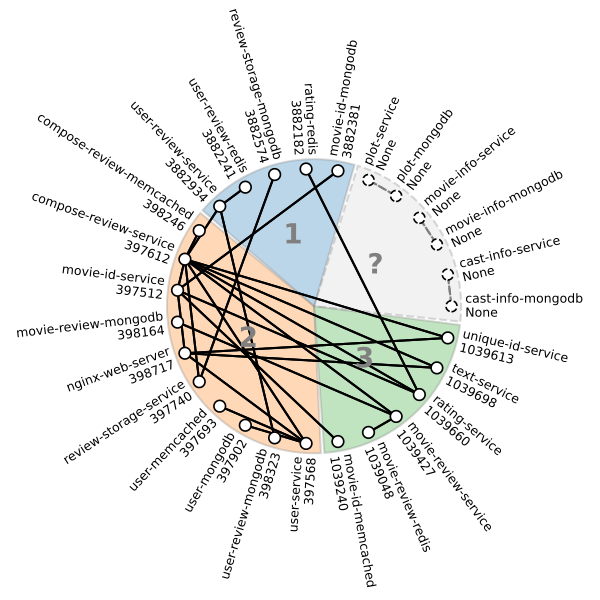

Source code (Python):
import os
import duckdb
import networkx as nx
import matplotlib.pyplot as plt
import numpy as np
import pandas as pd
from collections import defaultdict
from matplotlib.patches import Wedge
from pathlib import Path


machine_color = {
    1: "#1f77b4",
    2: "#ff7f0e",
    3: "#2ca02c",
    -1: "lightgray"
}

SERVICES = [
    'cast-info-mongodb',
    'cast-info-service',
    'compose-review-memcached',
    'compose-review-service',
    'movie-id-memcached',
    'movie-id-mongodb',
    'movie-id-service',
    'movie-info-mongodb',
    'movie-info-service',
    'movie-review-mongodb',
    'movie-review-redis',
    'movie-review-service',
    'nginx-web-server',
    'plot-mongodb',
    'plot-service',
    'rating-redis',
    'rating-service',
    'review-storage-mongodb',
    'review-storage-service',
    'text-service',
    'unique-id-service',
    'user-memcached',
    'user-mongodb',
    'user-review-mongodb',
    'user-review-redis',
    'user-review-service',
    'user-service'
]

def draw_network(edges_df: pd.DataFrame, script_dir: Path):
    # Map services to machines
    machine_map = {}
    for _, row in edges_df.iterrows():
        machine_map[row['src']] = row['src_machine']
        machine_map[row['dst']] = row['dst_machine']

    # Group services by machine
    machine_to_services = defaultdict(list)
    for service, machine in machine_map.items():
        machine_to_services[machine].append(service)

    # Flatten services in order by machine
    clustered_services = []
    machine_angle_ranges = {}  # machine_id -> (start_idx, end_idx)
    angle_index = 0
    for machine in sorted(machine_to_services):
        services = sorted(set(machine_to_services[machine]))
        clustered_services.extend(services)
        machine_angle_ranges[machine] = (angle_index, angle_index + len(services) - 1)
        angle_index += len(services)

    # Assign positions on circle
    n = len(clustered_services)
    angles = np.linspace(0, 2 * np.pi, n, endpoint=False)
    pos = {}
    for i, service in enumerate(clustered_services):
        angle = angles[i]
        pos[service] = (np.cos(angle), np.sin(angle))

    # Build graph
    G = nx.Graph()
    edges = list(zip(edges_df['src'], edges_df['dst']))
    G.add_edges_from(edges)

    # Plot setup
    fig, ax = plt.subplots(figsize=(6, 6))

    # Parameters for node radius and slice padding
    node_radius = 0.08  # approximate node circle radius (half sqrt of node size)
    slice_outer_radius = 1.07  # slightly larger than node radius 1
    slice_inner_radius = 0  # small hole in the center

    # Draw filled pie slices for each machine
    for machine, (start_idx, end_idx) in machine_angle_ranges.items():
        theta_start = np.degrees(angles[start_idx]) - 6  # small padding on each side
        theta_end = np.degrees(angles[end_idx]) + 6
        # Handle wrap-around if needed
        if theta_end < theta_start:
            theta_end += 360

        # Draw the wedge (filled arc)
        wedge = Wedge(center=(0, 0),
                      r=slice_outer_radius,
                      theta1=theta_start,
                      theta2=theta_end,
                      width=slice_outer_radius - slice_inner_radius,
                      facecolor=machine_color[machine],
                      alpha=0.3,
                      edgecolor='gray',
                      linestyle="solid" if machine != -1 else "dashed",
                      linewidth=1.5)
        ax.add_patch(wedge)

        # Label in the middle of the arc, closer to the center
        mid_angle = (angles[start_idx] + angles[end_idx]) / 2
        label_radius = slice_inner_radius + (slice_outer_radius - slice_inner_radius) / 2
        label_x = label_radius * np.cos(mid_angle)
        label_y = label_radius * np.sin(mid_angle)
        ax.text(label_x, label_y, machine if machine != -1 else "?",
                fontsize=20, fontweight='bold',
                ha='center', va='center', color='gray')

    # Draw edges and nodes on top of slices
    # Separate edges by machine status
    intra_edges = []
    cross_or_unknown_edges = []

    for _, row in edges_df.iterrows():
        src = row['src']
        dst = row['dst']
        src_machine = row['src_machine']
        dst_machine = row['dst_machine']

        if src_machine != -1:
            intra_edges.append((src, dst))
        else:
            cross_or_unknown_edges.append((src, dst))

    # Draw intra-machine edges (solid)
    nx.draw_networkx_edges(G, pos, edgelist=intra_edges, ax=ax, width=1.5, style="solid", edge_color="black")

    # Draw cross-machine or unknown-machine edges (dashed)
    nx.draw_networkx_edges(G, pos, edgelist=cross_or_unknown_edges, ax=ax, width=1.5, style="dashed", edge_color="gray")

    # Split nodes by machine == -1
    nodes_unknown = [node for node in G.nodes if machine_map.get(node, -1) == -1]
    nodes_known = [node for node in G.nodes if machine_map.get(node, -1) != -1]

    # Draw known machine nodes (solid border)
    nx.draw_networkx_nodes(G, pos, ax=ax, nodelist=nodes_known,
                           node_size=70, node_color="white", edgecolors="black", linewidths=1.2)

    # Manually draw nodes with machine == -1 using dashed edge
    for node in nodes_unknown:
        x, y = pos[node]
        circle = plt.Circle((x, y), radius=0.04,  # adjust radius as needed
                            facecolor='white',
                            edgecolor='black',
                            linewidth=1.2,
                            linestyle='dashed',
                            zorder=3)
        ax.add_patch(circle)

    # Radial labels outside nodes
    for node, (x, y) in pos.items():
        angle = np.arctan2(y, x)
        label_radius = 1.1  # outside slice radius now
        label_x = label_radius * np.cos(angle)
        label_y = label_radius * np.sin(angle)
        rotation = np.degrees(angle)
        if rotation < -90 or rotation > 90:
            rotation += 180
            ha = 'right'
        else:
            ha = 'left'
        ax.text(label_x, label_y, node, fontsize=9, rotation=rotation,
                ha=ha, va='center', rotation_mode='anchor')

    # Final plot tweaks
    ax.set_aspect('equal')
    plt.axis('off')
    plt.tight_layout()
    plt.savefig(script_dir.joinpath("network_graph.pdf"))
    plt.show()

def part_of_app(name):
    for service in SERVICES:
        if name.startswith(service):
            return service
    return None

def ripple_connections(dir: Path):
    conn = duckdb.connect(database=':memory:')

    conn.execute(f"""ATTACH '{dir}/vm1.db3' as vm1""")
    conn.execute(f"""ATTACH '{dir}/vm2.db3' as vm2""")
    conn.execute(f"""ATTACH '{dir}/vm3.db3' as vm3""")

    edges = conn.execute("""
        WITH 
            tcp_discovery AS (
                SELECT * FROM vm1.tcp_discovery tcp
                WHERE tcp.remote_inode_id <> 0
                UNION ALL
                SELECT * FROM vm2.tcp_discovery tcp
                WHERE tcp.remote_inode_id <> 0
                UNION ALL
                SELECT * FROM vm3.tcp_discovery tcp
                WHERE tcp.remote_inode_id <> 0
            ),
            process_context AS (
                SELECT 1 as machine_id, * FROM vm1.process_context
                UNION ALL
                SELECT 2 as machine_id, * FROM vm2.process_context
                UNION ALL
                SELECT 3 as machine_id, * FROM vm3.process_context
            ),
            docker AS (
                SELECT 1 as machine_id, * FROM vm1.docker
                UNION ALL
                SELECT 2 as machine_id, * FROM vm2.docker
                UNION ALL
                SELECT 3 as machine_id, * FROM vm3.docker
            ),
            k8s AS (
                SELECT 1 as machine_id, * FROM vm1.k8s
                UNION ALL
                SELECT 2 as machine_id, * FROM vm2.k8s
                UNION ALL
                SELECT 3 as machine_id, * FROM vm3.k8s
            ),
            pids AS (
                SELECT DISTINCT
                    1 as machine_id,
                    pid, 
                    inode_id,
                FROM 
                    vm1.vfs vfs
                WHERE 
                    vfs.fs_magic = 1397703499
                UNION ALL
                SELECT DISTINCT
                    2 as machine_id,
                    pid, 
                    inode_id,
                FROM 
                    vm2.vfs vfs
                WHERE 
                    vfs.fs_magic = 1397703499
                UNION ALL
                SELECT DISTINCT
                    3 as machine_id,
                    pid, 
                    inode_id,
                FROM 
                    vm3.vfs vfs
                WHERE 
                    vfs.fs_magic = 1397703499
            )
        SELECT DISTINCT
            tcp.local_machine_id, 
            lpids.pid as lpid,
            COALESCE(lk8s.pod_name, ldock.name, lpc.cgroup) as lcgroup,
            tcp.remote_machine_id,
            tcp.remote_inode_id, 
            rpids.pid as rpid,
            COALESCE(rk8s.pod_name, rdock.name, rpc.cgroup) as rcgroup,
            COUNT(*) as num_connections, 
        FROM
            tcp_discovery tcp
        LEFT JOIN
            pids as lpids
            ON lpids.inode_id = tcp.local_inode_id
            AND lpids.machine_id = tcp.local_machine_id
        LEFT JOIN 
            process_context lpc
            ON lpc.pid = lpids.pid
            AND lpc.machine_id = tcp.local_machine_id
        LEFT JOIN
            docker ldock
            ON ldock.cgroup = lpc.cgroup
            AND ldock.machine_id = tcp.local_machine_id
        LEFT JOIN
            k8s lk8s
            ON lk8s.cgroup = lpc.cgroup
            AND lk8s.machine_id = tcp.local_machine_id
        LEFT JOIN
            pids as rpids
            ON rpids.inode_id = tcp.remote_inode_id
            AND rpids.machine_id = tcp.remote_machine_id
        LEFT JOIN 
            process_context rpc
            ON rpc.pid = rpids.pid
            AND rpc.machine_id = tcp.remote_machine_id
        LEFT JOIN 
            docker rdock
            ON rdock.cgroup = rpc.cgroup
            AND rdock.machine_id = tcp.remote_machine_id
        LEFT JOIN 
            k8s rk8s
            ON rk8s.cgroup = rpc.cgroup
            AND rk8s.machine_id = tcp.remote_machine_id
        WHERE 
            lpids.pid IS NOT NULL 
            AND rpids.pid IS NOT NULL
        GROUP BY 
            tcp.local_machine_id, 
            lpids.pid,
            lk8s.pod_name, 
            ldock.name, 
            lpc.cgroup,
            tcp.remote_machine_id,
            tcp.remote_inode_id, 
            rpids.pid,
            rk8s.pod_name, 
            rdock.name,
            rpc.cgroup,
        ORDER BY
            lcgroup
    """).df()

    table = edges.loc[:, ["lpid", "lcgroup", "local_machine_id", "rpid", "rcgroup", "remote_machine_id"]].rename(columns={"lcgroup": "src", "rcgroup": "dst", "local_machine_id": "src_machine", "remote_machine_id": "dst_machine"}).drop_duplicates()

    edges = []
    for (_, edge) in table.iterrows():
        
        src, dst = edge["src"], edge["dst"]
        src, dst = part_of_app(src), part_of_app(dst)
        if src is None or dst is None:
            continue
        src_machine, dst_machine = edge["src_machine"], edge["dst_machine"]
        spid, dpid = edge["lpid"], edge["rpid"]
        edges.append([spid, src, src_machine, dpid, dst, dst_machine])
        edges.append([dpid, dst, dst_machine, spid, src, src_machine])

    spids, srcs, src_machines, dpids, dsts, dst_machines = zip(*edges)
    return pd.DataFrame({"spid": spids, "src": srcs, "src_machine": src_machines, "dpid": dpids, "dst": dsts, "dst_machine": dst_machines})\
        .drop_duplicates()\
        .sort_values(by=["src", "dst"]).reset_index(drop=True)

def missing_connections(ripple_post: Path, gt: Path):
    ripple = pd.read_csv(ripple_post)
    gt = pd.read_csv(gt)
    df_diff = gt.merge(ripple, how='outer', indicator=True)
    missing = df_diff[df_diff['_merge'] == 'left_only'].loc[:, ["src", "dst"]]
    missing["src_machine"] = -1
    missing["dst_machine"] = -1
    return missing
    # Optional: drop the '_merge' column if not needed
    # df_exclusive = df_exclusive.drop(columns=['_merge'])


if __name__ == "__main__":
    script_dir = Path(os.path.dirname(os.path.realpath(__file__)))
    edges_df = ripple_connections(Path(script_dir))
    missing = missing_connections(script_dir.joinpath("post.csv"), script_dir.joinpath("../caretta/post.csv"))
    edges_df = pd.concat([edges_df, missing])
    edges_df["src"] = edges_df.apply(lambda row: f"{row['src']}\n{int(row['spid']) if pd.notna(row['spid']) else None}", axis=1)
    edges_df["dst"] = edges_df.apply(lambda row: f"{row['dst']}\n{int(row['dpid']) if pd.notna(row['dpid']) else None}", axis=1)
    draw_network(edges_df, script_dir)
